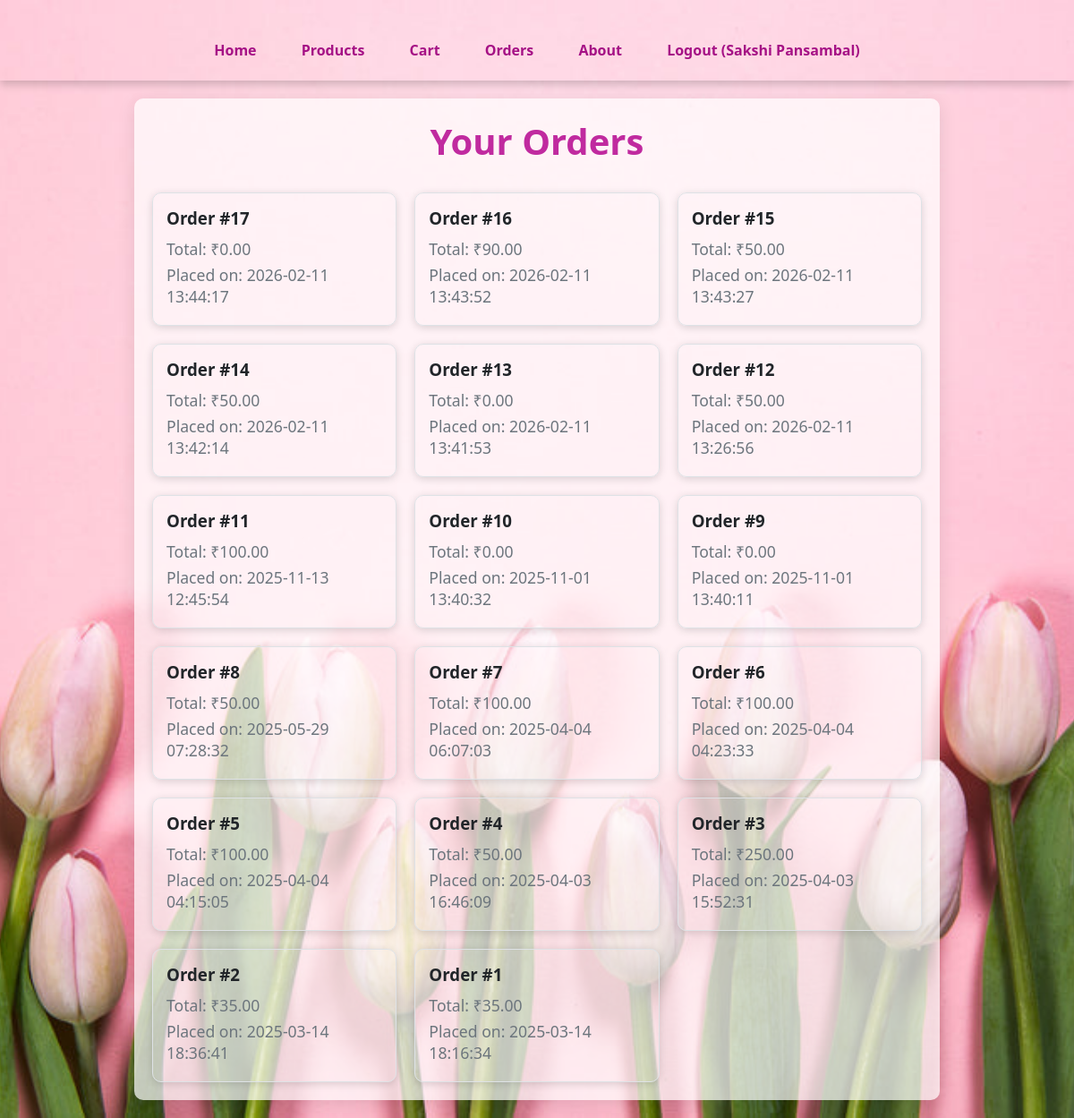
Screenshot of /orders.php (signed in) with the database file from the repository.
### tables this page shows
CREATE TABLE `orders` (
  `id` int(11) NOT NULL,
  `user_id` int(11) NOT NULL,
  `total_price` decimal(10,2) NOT NULL,
  `created_at` timestamp NOT NULL DEFAULT current_timestamp()
);

### orders.php (the view, shortened to what this page needs)
<?php
include 'connection.php';
$user_id = $_SESSION['user_id'];
$orders = $conn->query("
    SELECT id, total_price, created_at
    FROM orders
    WHERE user_id = '$user_id'
    ORDER BY created_at DESC
");
?>
<!DOCTYPE html>
<html lang="en">
<head>
    <link rel="stylesheet" href="order.css">
</head>
<body>
<header class="header">
    <nav class="navbar"><strong>
        <a href="index.php">Home</a>
        <a href="products.php">Products</a>
        <a href="cart.php">Cart</a>
        <a href="orders.php">Orders</a>
        <a href="about.php">About</a>
        <a href="logout.php">Logout (<?php echo $_SESSION['name']; ?>)</a></strong>
    </nav>
</header>
<section class="orders">
    <h1 class="heading">Your <span>Orders</span></h1>
    <div class="order-container">
        <?php while ($order = $orders->fetch_assoc()): ?>
            <div class="order">
                <h3>Order #<?php echo $order['id']; ?></h3>
                <p>Total: ₹<?php echo $order['total_price']; ?></p>
                <p>Placed on: <?php echo $order['created_at']; ?></p>
            </div>
        <?php endwhile; ?>
    </div>
</section>
</body>
</html>

### order.css (style rules this page uses)
* { margin: 0; padding: 0; box-sizing: border-box; }
body { font-family: 'Segoe UI', Tahoma, Geneva, Verdana, sans-serif; background: linear-gradient(to bottom, #ffffff, #f8f9fa); color: #343a40; background: url('backgroundimg.jpg') no-repeat center center fixed; background-size: cover; }
.header { color: white; padding: 15px 0; text-align: center; box-shadow: 0 4px 10px rgba(0, 0, 0, 0.2); }
.navbar { display: flex; justify-content: center; padding: 8px 0; flex-wrap: wrap; }
.navbar a { color: rgb(165, 17, 133); text-decoration: none; padding: 12px 18px; margin: 5px; border-radius: 5px; transition: background-color 0.3s, transform 0.2s; }
.orders { max-width: 900px; margin: 20px auto; padding: 20px; background: rgba(255, 255, 255, 0.7); border-radius: 10px; box-shadow: 0 4px 20px rgba(0, 0, 0, 0.1); }
.orders h1 { text-align: center; color: rgb(192, 42, 159); margin-bottom: 30px; font-size: 2.5em; }
.order-container { display: grid; grid-template-columns: repeat(auto-fill, minmax(260px, 1fr)); gap: 20px; }
.order { border: 1px solid #dee2e6; border-radius: 10px; padding: 15px; transition: transform 0.3s, box-shadow 0.3s; box-shadow: 0 2px 10px rgba(0, 0, 0, 0.15); }
.order h3 { color: #212529; margin-bottom: 10px; }
.order p { margin: 5px 0; font-size: 1.1em; color: #6c757d; }

### rows the page displays
orders: id "17", total_price "0.00", created_at "2026-02-11 13:44:17"
orders: id "16", total_price "90.00", created_at "2026-02-11 13:43:52"
orders: id "15", total_price "50.00", created_at "2026-02-11 13:43:27"
orders: id "14", total_price "50.00", created_at "2026-02-11 13:42:14"
orders: id "13", total_price "0.00", created_at "2026-02-11 13:41:53"
orders: id "12", total_price "50.00", created_at "2026-02-11 13:26:56"
orders: id "11", total_price "100.00", created_at "2025-11-13 12:45:54"
orders: id "10", total_price "0.00", created_at "2025-11-01 13:40:32"
orders: id "9", total_price "0.00", created_at "2025-11-01 13:40:11"
orders: id "8", total_price "50.00", created_at "2025-05-29 07:28:32"
orders: id "7", total_price "100.00", created_at "2025-04-04 06:07:03"
orders: id "6", total_price "100.00", created_at "2025-04-04 04:23:33"
orders: id "5", total_price "100.00", created_at "2025-04-04 04:15:05"
orders: id "4", total_price "50.00", created_at "2025-04-03 16:46:09"
orders: id "3", total_price "250.00", created_at "2025-04-03 15:52:31"
orders: id "2", total_price "35.00", created_at "2025-03-14 18:36:41"
orders: id "1", total_price "35.00", created_at "2025-03-14 18:16:34"

### other values shown
$_SESSION['name'] "Sakshi Pansambal"
